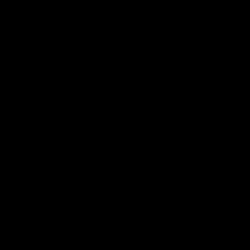
Frame 1 (no input)
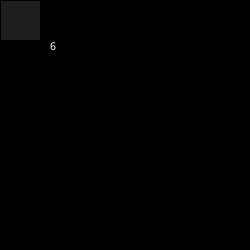
Frame 60 (the mouse pressed at the canvas centre just before this capture)
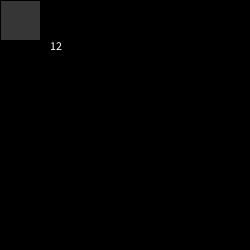
Frame 120 (the mouse held since frame 60 and released just before this capture)

The Processing sketch that drew these frames (run headless with seeded random() and noise(); from frame 60 on, the mouse is pressed at the canvas centre):

// Processing sketch: processing_21272
// ── processing_21272.pde

int counter;

void setup() {  //setup function called initially, only once
  size(250, 250);
  background(0);  //set background white
  counter = 0;
}

void draw() {  //draw function loops
  if (++counter % 10 == 0) {
    fill(255, 255, 255, 5);
    rect(0, 0, 40, 40);
    fill(0);
    rect(40, 40, 100, 100);
    fill(255);
    text(counter / 10, 50, 50);
  }
}

                
                
